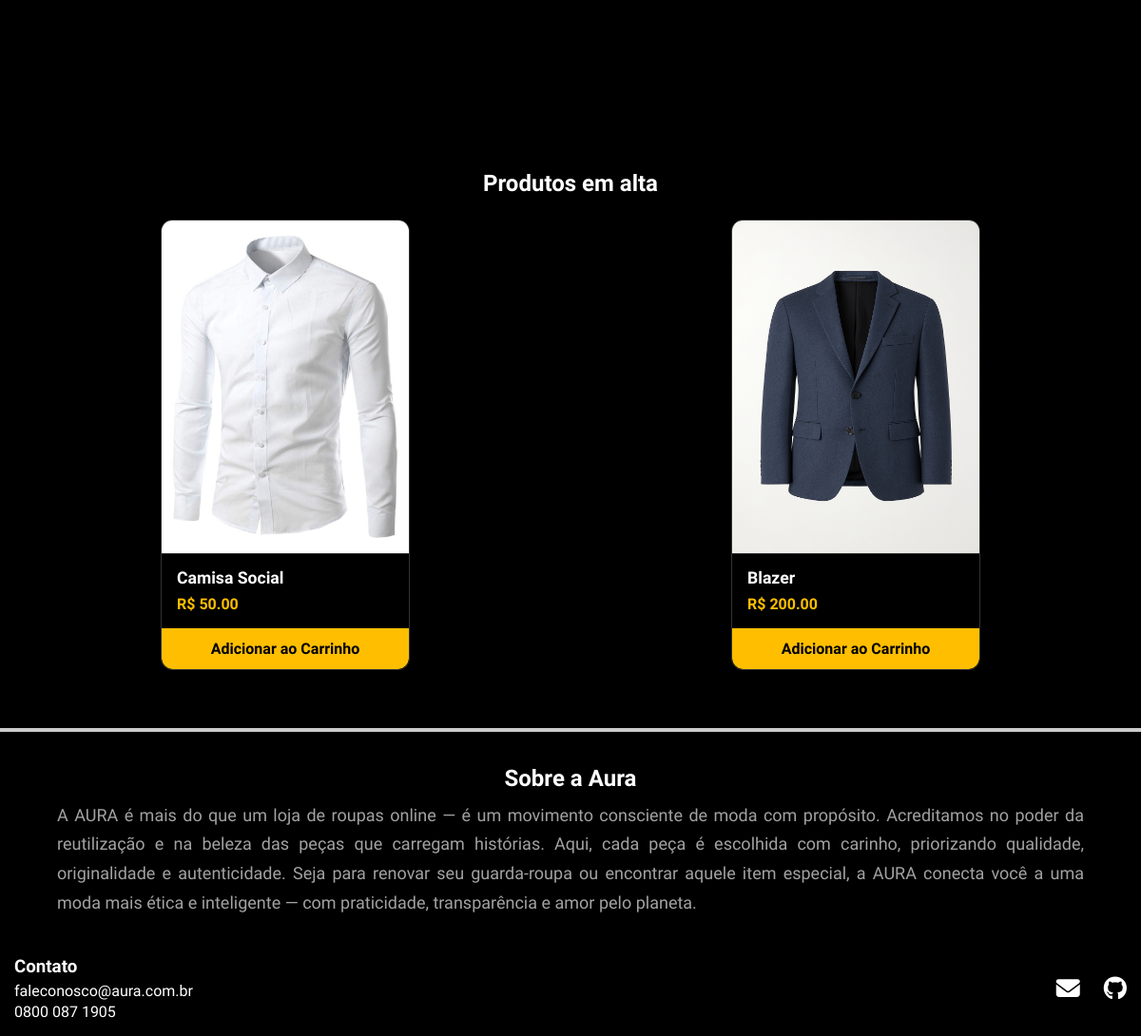
The app's page / (lower part), older data.
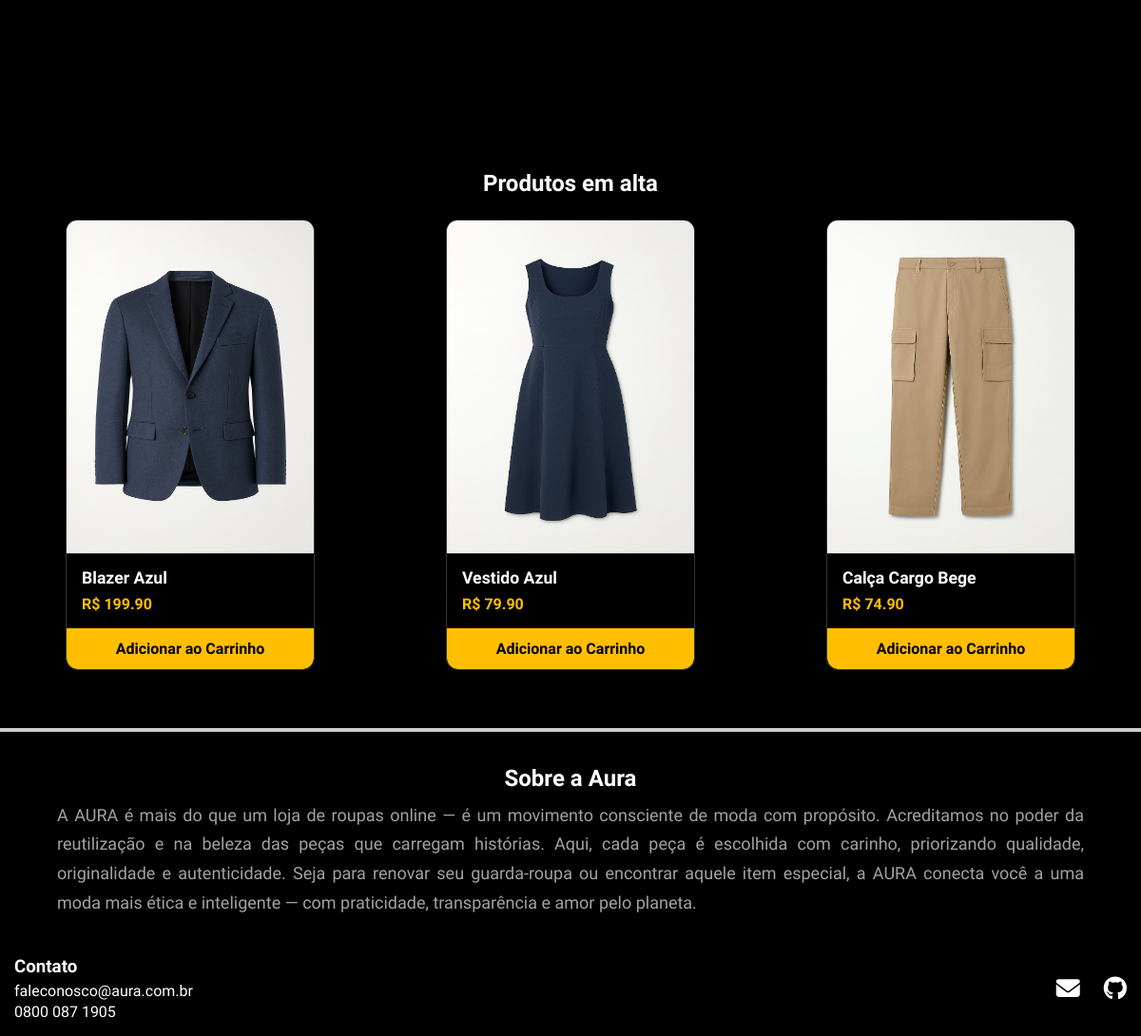
The same page, newer data.
### auraapp/models.py (models this page shows, shortened)
class Produto(models.Model):
    nome = models.CharField(max_length=150)
    preco = models.DecimalField(max_digits=6, decimal_places=2)
    categoria = models.ForeignKey(Categoria, on_delete=models.CASCADE)
    imagem = models.ImageField(upload_to='./static/', default='./static/blazer.png')
    emAlta = models.BooleanField(default=False)

### auraapp/views.py (the view)
# urls.py: path('', views.home, name='home'),
def home(request):
    produtos = Produto.objects.all()
    categorias = Categoria.objects.all()
    pedidos = Categoria.objects.all()
    clientes = Cliente.objects.all()
    return render(request, 'auraapp/index.html', {'produtos':produtos, 'categorias':categorias, 'pedidos':pedidos, 'clientes':clientes})

### auraapp/templates/auraapp/index.html (shortened to what this page needs)
<!DOCTYPE html>
<html lang="en">
<head>
    <link rel="stylesheet" href="https://cdnjs.cloudflare.com/ajax/libs/font-awesome/6.5.0/css/all.min.css">
</head>
<body>
    <main>
        <div class="secao2" id="em-alta">
            <div class="shead">
                <h2>Produtos em alta</h2>
            </div>
            <div class="sbody">
                {% for produto in produtos%}
                {% if produto.emAlta %}
                <div class="product-card">
                    <a class="product-img" href="{% url 'produto' produto.id %}">
                        <img src="{{produto.imagem.url}}" alt="">
                    </a>
                    <div class="product-description">
                        <h3>{{produto.nome}}</h3>
                        <p>R$ {{produto.preco}}</p>
                    </div>
                    <div class="add-cart">
                        <a href="{% url 'adicionar_ao_carrinho' produto.id %}">Adicionar ao Carrinho</a>
                    </div>
                </div>
                {% endif %}
                {% endfor %}
            </div>
        </div>
        <div class="div_footer"></div>
        <div class="sobre" id="sobre">
            <h2 style="margin-bottom: 10px; margin-top: 10px;">Sobre a Aura</h2>
            <p id="sobre_aura">A AURA é mais do que um loja de roupas online — é um movimento consciente de moda com propósito. Acreditamos no poder da reutilização e na beleza das peças que carregam histórias.
Aqui, cada peça é escolhida com carinho, priorizando qualidade, originalidade e autenticidade. Seja para renovar seu guarda-roupa ou encontrar aquele item especial, a AURA conecta você a uma moda mais ética e inteligente — com praticidade, transparência e amor pelo planeta.</p>
        </div>
    </main>
    <footer id="footer">
        <div class="contato">
            <h3 style="margin-bottom: 5px;">Contato</h3>
            <p style="margin-bottom: 3px;">faleconosco@aura.com.br</p>
            <p>0800 087 1905</p>
        </div>
        <div class="icones">
            <a href="mailto:faleconosco@aura.com.br"><div class="icone fas fa-envelope" style="font-size: 25px; margin-right: 25px;"></div></a>
            <a href="https://github.com/Guithentges/Aura" target="_blank"><div class="icone fab fa-github" style="font-size: 25px;"></div></a>
        </div>
    </footer>
</body>
</html>

Row changes from the older to the newer data that the page shows:
no longer on this page (row edited): Produto: imagem (picture), nome "Camisa Social", preco "50.00"
changed Produto: nome "Blazer" → "Blazer Azul"; preco "200.00" → "199.90"
added Produto: imagem (picture), nome "Vestido Azul", preco "79.90"
added Produto: imagem (picture), nome "Calça Cargo Bege", preco "74.90"
